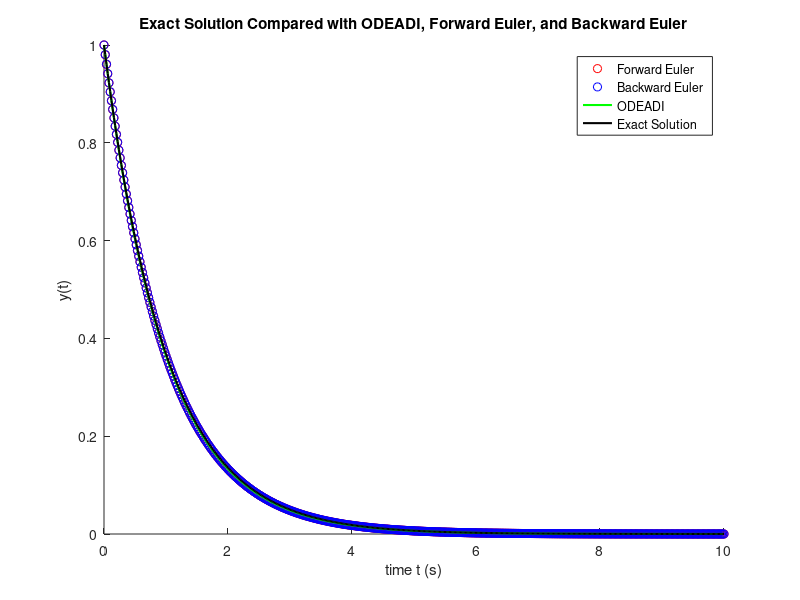

Recreate this plot in MATLAB.
%esam 446 final project
%part 0 

clear all
clc
close all

%solving using i) scheme ODEADI (one half step of backward euler, then one
%half step of forward euler), ii) backward euler, iii) forward euler

%solving y' = -y  (where y' = dYdt)
%y(0)=1
%exact solution: y = exp(-t)

t0 = 0; %initial time
tf = 10; %final time
dt = 0.02; %step size
t = t0:dt:tf; %time as the independent variable

y(1)=1; %initial condition for forward euler
ybackward(1)=y(1); %initial condition for backward euler
yadi(1)=y(1); %initial condition for ODEADI 
yexact(1)=y(1); %exact y value at t=0

for i=1:length(t)-1
    dYdt(i)=(-1)*y(i);
    y(i+1)=y(i)+dt*dYdt(i); %forward euler equation

    dYdt(i+1)=(-1)*y(i+1);
    ybackward(i+1)=y(i)+dt*dYdt(i+1); %backward euler equation

    yadi(i+1)=y(i)+(dYdt(i)+dYdt(i+1))*0.5*dt; %ODEADI

    yexact(i+1)=exp((-1)*t(i+1)); %exact y(t) equation
end

figure(1)
hold on
plot(t,y,'ro')                      %plot of forward euler
plot(t,ybackward,'bo')              %plot of backward Euler
plot(t,yadi,'g','Linewidth',1.5)    %plot of ODEADI
plot(t,yexact,'k','Linewidth',1.5)  %plot of exact solution
xlabel('time t (s)')
ylabel('y(t)')
title('Exact Solution Compared with ODEADI, Forward Euler, and Backward Euler')
legend('Forward Euler','Backward Euler','ODEADI','Exact Solution')
hold off

